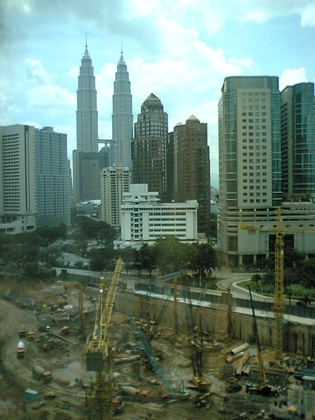
%> input picture Image Mosaic Algorithm/im1.JPG, 315 x 420 px, shrunk from 960 x 1280 before the run
$ octave a9.m   (GNU Octave 9; MATLAB toolbox functions it lacks are replaced by stand-ins)
%> lines starting %> are read from the running program, lines starting %| are printed output that depends on the picture
%%  This .m file takes input of first and second images which were
%% transformed to new dimention and convert it to first image dimension


clc
clear all
close all


load('source.mat','source_image');
load('target.mat','target_image');
load('output_data.mat','output_data');
load('hmat.mat','h');
% final_image;
siz1=size(source_image);
for j=1:1:output_data(3,1)
    for i=1:1:siz1(1);
        if i<=size(source_image,1) && j<=size(source_image,2)
        final_image(i,j)=source_image(i,j);
        end
    end
end
figure;
Iint=imread('im1.jpg');
%> Iint is the input picture: size 420x315x3 uint8; mean R, G, B 104.9, 129.3, 115.9
imshow(rgb2gray(Iint));
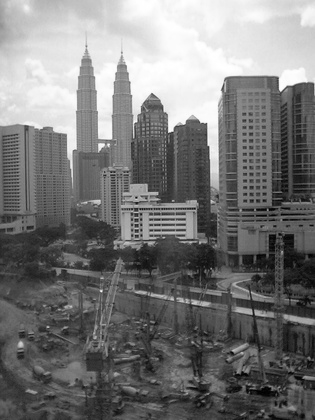
%> displayed picture: size 420x315, on the screen's scale of 0 to 255; min 0, max 255, mean 120.5
figure;
Iint=imread('im2.jpg');
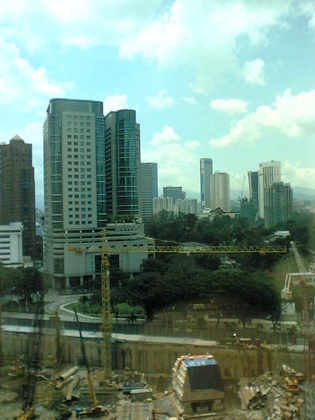
%> input picture Image Mosaic Algorithm/im2.JPG, 315 x 420 px, shrunk from 960 x 1280 before the run
%> Iint is the input picture: size 420x315x3 uint8; mean R, G, B 116.7, 144.2, 129.3
imshow(rgb2gray(Iint));
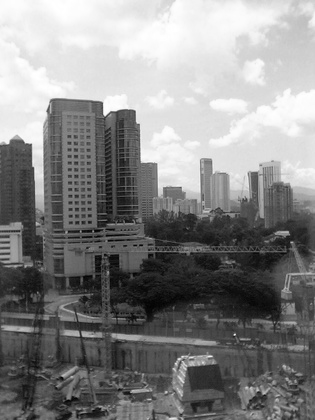
%> displayed picture: size 420x315, on the screen's scale of 0 to 255; min 1, max 255, mean 134.3

siz=size(target_image);
%> (the run ends here)
